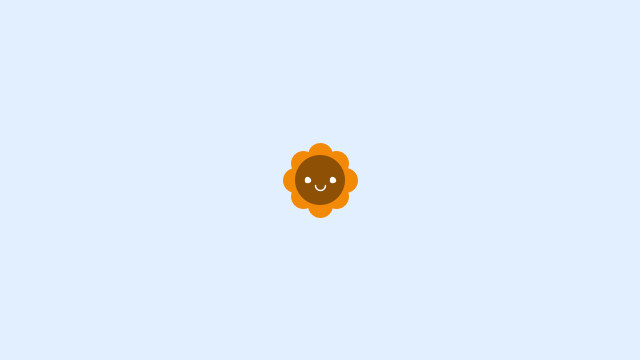
Frame 1 (no input)
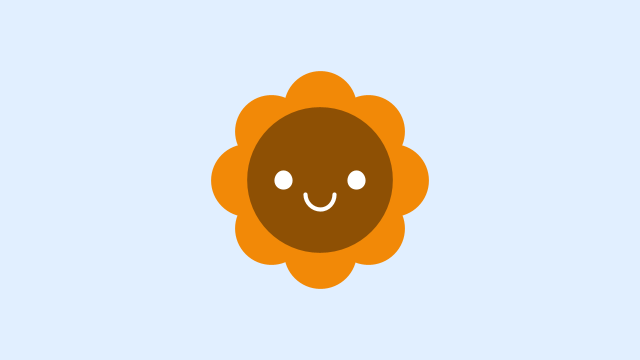
Frame 60 (the mouse pressed at the canvas centre just before this capture)
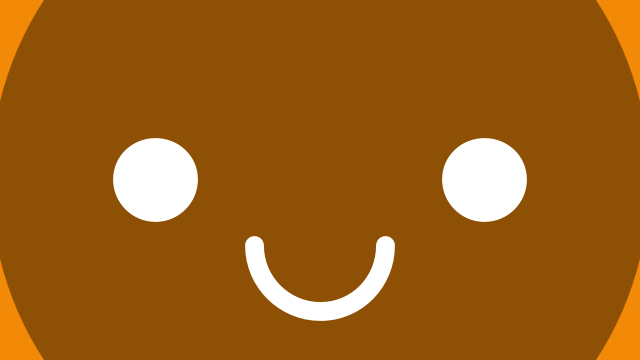
Frame 120 (the mouse held since frame 60 and released just before this capture)

The Processing sketch that drew these frames (run headless with seeded random() and noise(); from frame 60 on, the mouse is pressed at the canvas centre):

// Processing sketch: flower_class
// ── flower_class.pde
// Flower class
// The Coding Train / Daniel Shiffman
// Processing Intro Series

/*Another way to represent colors instead of RGB, is by using
 hexidecimal notation (ex: #FFFFFF is the color white). Many
 color palettes found online use hex codes to denote colors.
 You can convert RGB to Hex or vice versa using online tools. */
color[] rainbowColors = new int[]{#9A56FF, #527AF2, #F2B807, #F28907, #F2220F};
Flower f;

void setup() {
  size(640, 360);

  /*Use hue, saturation and brightness to specify
   color with a minimum value of 0 and maximum value of
   255.*/
  colorMode(HSB, 255);

  f = new Flower(width/2, height/2);
}

void draw() {
  background(150, 30, 255);
  f.showFlower();
  f.update();
}

class Flower {
  float x, y, size, maxSize;
  int fillCol; //color of the flower
  float winkCounter = 0; //keep track of how long wink is closed
  Flower(float _x, float _y) {
    x = _x;
    y = _y;
    size = 50;
    maxSize = 475;
    fillCol = rainbowColors[int(random(rainbowColors.length))]; //pick a random color from the array
  }

  void showFlower() {
    petals();
    showFace();
  }

  void update() {
    //oscillate the size of the flower
    size = 10 + size*easeIn(abs(sin(radians(frameCount))));

    if (size < maxSize) {
      //reset the wink counter when the flower decreases below maxSize
      winkCounter = 0;
    }
  }

  void petals() {
    //make the petals with thick lines
    strokeWeight(size/2);
    stroke(fillCol);
    float petalSize = size/3; //length of line
    line(x - petalSize, y - petalSize, x + petalSize, y+petalSize);
    line(x + petalSize, y - petalSize, x - petalSize, y+petalSize);
    line(x + size/2, y, x - size/2, y);
    line(x, y+ size/2, x, y - size/2);

    //flower
    noStroke();
    //decrease the brightness of the main color for the center of the flower
    fill(hue(fillCol), saturation(fillCol), brightness(fillCol) - 100);
    circle(x, y, size); //center of flower
  }

  void showFace() {
    //face
    fill(255);
    stroke(255);
    strokeWeight(size/35);
    if (size > maxSize && winkCounter < 10) {
      winkCounter++;
      line(x - size/4 - size/20, y, x - size/4 + size/20, y); //wink
    } else {
      circle(x - size/4, y, size/10); //left eye
    }
    circle(x + size/4, y, size/10); //right eye
    noFill();
    arc(x, y + size/10, size/5, size/5, 0, PI); //smile
  }
}

float easeIn(float num) {
  /*"Easing functions specify the rate of change of a parameter over time.
   Objects in real life don’t just start and stop instantly, and almost
   never move at a constant speed." Reference the following resource for
   more information about different easing functions: https://easings.net*/

  //num should be a number between 0 and 1.

  float easing = 0;
  if (num < 0.5) {
    easing = (1 - sqrt(1 - pow(2 * num, 2))) / 2;
  } else {
    easing = (sqrt(1 - pow(-2 * num + 2, 2)) + 1) / 2;
  }

  return easing;
}
